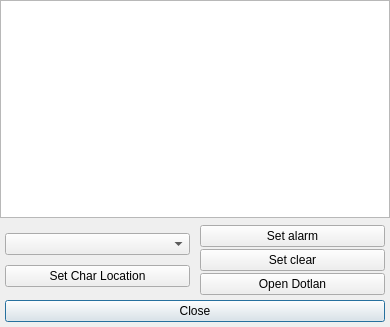
<?xml version="1.0" encoding="UTF-8"?>
<ui version="4.0">
 <class>Dialog</class>
 <widget class="QDialog" name="Dialog">
  <property name="windowModality">
   <enum>Qt::NonModal</enum>
  </property>
  <property name="geometry">
   <rect>
    <x>0</x>
    <y>0</y>
    <width>390</width>
    <height>327</height>
   </rect>
  </property>
  <property name="minimumSize">
   <size>
    <width>0</width>
    <height>0</height>
   </size>
  </property>
  <property name="windowTitle">
   <string>Dialog</string>
  </property>
  <property name="modal">
   <bool>false</bool>
  </property>
  <layout class="QGridLayout" name="gridLayout">
   <property name="leftMargin">
    <number>0</number>
   </property>
   <property name="topMargin">
    <number>0</number>
   </property>
   <property name="rightMargin">
    <number>0</number>
   </property>
   <property name="bottomMargin">
    <number>0</number>
   </property>
   <property name="spacing">
    <number>0</number>
   </property>
   <item row="0" column="0">
    <layout class="QVBoxLayout" name="verticalLayout">
     <item>
      <widget class="QListWidget" name="chat">
       <property name="selectionMode">
        <enum>QAbstractItemView::NoSelection</enum>
       </property>
      </widget>
     </item>
     <item>
      <widget class="QWidget" name="widget" native="true">
       <property name="minimumSize">
        <size>
         <width>0</width>
         <height>31</height>
        </size>
       </property>
       <layout class="QGridLayout" name="gridLayout_2">
        <property name="leftMargin">
         <number>0</number>
        </property>
        <property name="topMargin">
         <number>0</number>
        </property>
        <property name="rightMargin">
         <number>0</number>
        </property>
        <property name="bottomMargin">
         <number>0</number>
        </property>
        <property name="spacing">
         <number>0</number>
        </property>
        <item row="2" column="0">
         <layout class="QVBoxLayout" name="verticalLayout_3">
          <property name="spacing">
           <number>5</number>
          </property>
          <property name="leftMargin">
           <number>5</number>
          </property>
          <property name="topMargin">
           <number>5</number>
          </property>
          <property name="rightMargin">
           <number>5</number>
          </property>
          <property name="bottomMargin">
           <number>5</number>
          </property>
          <item>
           <widget class="QPushButton" name="closeButton">
            <property name="text">
             <string>Close</string>
            </property>
           </widget>
          </item>
         </layout>
        </item>
        <item row="0" column="0">
         <layout class="QHBoxLayout" name="horizontalLayout">
          <property name="spacing">
           <number>10</number>
          </property>
          <property name="leftMargin">
           <number>5</number>
          </property>
          <property name="topMargin">
           <number>7</number>
          </property>
          <property name="rightMargin">
           <number>5</number>
          </property>
          <property name="bottomMargin">
           <number>0</number>
          </property>
          <item>
           <layout class="QVBoxLayout" name="location_vlayout">
            <property name="spacing">
             <number>2</number>
            </property>
            <item>
             <widget class="QComboBox" name="playerNamesBox"/>
            </item>
            <item>
             <widget class="QPushButton" name="locationButton">
              <property name="text">
               <string>Set Char Location</string>
              </property>
             </widget>
            </item>
           </layout>
          </item>
          <item>
           <layout class="QVBoxLayout" name="status_vlayout">
            <property name="spacing">
             <number>2</number>
            </property>
            <item>
             <widget class="QPushButton" name="alarmButton">
              <property name="text">
               <string>Set alarm</string>
              </property>
             </widget>
            </item>
            <item>
             <widget class="QPushButton" name="clearButton">
              <property name="text">
               <string>Set clear</string>
              </property>
             </widget>
            </item>
            <item>
             <widget class="QPushButton" name="dotlanButton">
              <property name="text">
               <string>Open Dotlan</string>
              </property>
             </widget>
            </item>
           </layout>
          </item>
         </layout>
        </item>
       </layout>
      </widget>
     </item>
    </layout>
   </item>
  </layout>
 </widget>
 <resources/>
 <connections/>
</ui>
